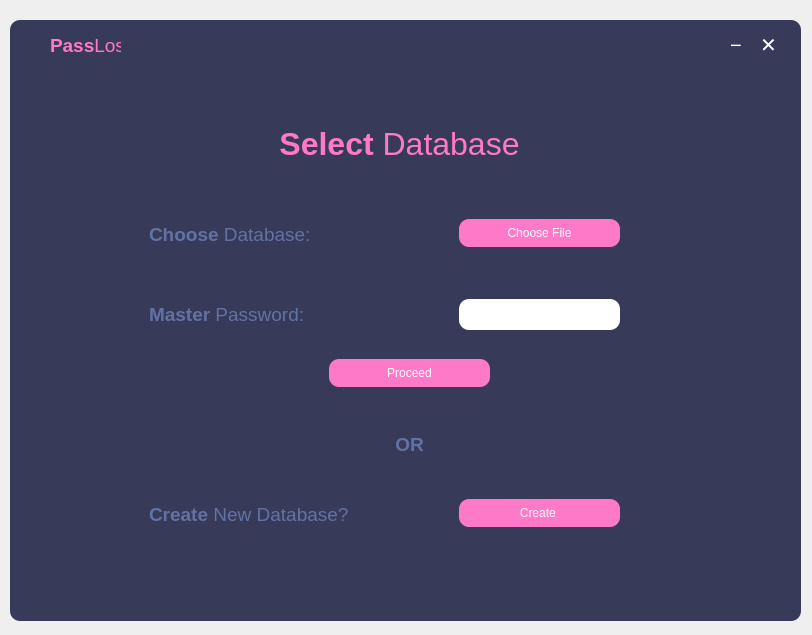
<?xml version="1.0" encoding="UTF-8"?>
<ui version="4.0">
 <class>MainWindow</class>
 <widget class="QMainWindow" name="MainWindow">
  <property name="geometry">
   <rect>
    <x>0</x>
    <y>0</y>
    <width>812</width>
    <height>635</height>
   </rect>
  </property>
  <property name="windowTitle">
   <string>MainWindow</string>
  </property>
  <widget class="QWidget" name="centralwidget">
   <widget class="QFrame" name="frame">
    <property name="geometry">
     <rect>
      <x>10</x>
      <y>40</y>
      <width>791</width>
      <height>581</height>
     </rect>
    </property>
    <property name="styleSheet">
     <string notr="true">
border-radius: 10px;


background-color: rgb(56, 58, 89)</string>
    </property>
    <property name="frameShape">
     <enum>QFrame::StyledPanel</enum>
    </property>
    <property name="frameShadow">
     <enum>QFrame::Raised</enum>
    </property>
    <layout class="QVBoxLayout" name="verticalLayout_2">
     <item>
      <widget class="QStackedWidget" name="stacked_wid">
       <property name="currentIndex">
        <number>0</number>
       </property>
       <widget class="QWidget" name="opendb_page">
        <widget class="QLabel" name="heading_page1">
         <property name="geometry">
          <rect>
           <x>0</x>
           <y>70</y>
           <width>761</width>
           <height>51</height>
          </rect>
         </property>
         <property name="font">
          <font>
           <pointsize>24</pointsize>
          </font>
         </property>
         <property name="styleSheet">
          <string notr="true">color: rgb(254, 121, 199)</string>
         </property>
         <property name="text">
          <string>&lt;strong&gt;Select&lt;/strong&gt; Database</string>
         </property>
         <property name="alignment">
          <set>Qt::AlignCenter</set>
         </property>
        </widget>
        <widget class="QLabel" name="choosedb_label">
         <property name="geometry">
          <rect>
           <x>130</x>
           <y>160</y>
           <width>261</width>
           <height>51</height>
          </rect>
         </property>
         <property name="font">
          <font>
           <pointsize>14</pointsize>
          </font>
         </property>
         <property name="styleSheet">
          <string notr="true">color: rgb(98, 114, 164);</string>
         </property>
         <property name="text">
          <string>&lt;html&gt;&lt;head/&gt;&lt;body&gt;&lt;p&gt;&lt;span style=&quot; font-weight:600;&quot;&gt;Choose&lt;/span&gt; Database:&lt;/p&gt;&lt;/body&gt;&lt;/html&gt;</string>
         </property>
         <property name="alignment">
          <set>Qt::AlignLeading|Qt::AlignLeft|Qt::AlignVCenter</set>
         </property>
        </widget>
        <widget class="QPushButton" name="choosefile_btn">
         <property name="geometry">
          <rect>
           <x>440</x>
           <y>170</y>
           <width>161</width>
           <height>28</height>
          </rect>
         </property>
         <property name="font">
          <font/>
         </property>
         <property name="styleSheet">
          <string notr="true">QPushButton{
	background-color: rgb(254, 121, 199);
	color: white;
	border-radius: 10px;
}
QPushButton:hover{
	background-color: white;
	color: rgb(254, 121, 199);
}
QPushButton:pressed{
	background-color: rgb(254, 121, 199);
	color: white;	
}</string>
         </property>
         <property name="text">
          <string>Choose File</string>
         </property>
        </widget>
        <widget class="QLabel" name="masterpw_label">
         <property name="geometry">
          <rect>
           <x>130</x>
           <y>240</y>
           <width>261</width>
           <height>51</height>
          </rect>
         </property>
         <property name="font">
          <font>
           <pointsize>14</pointsize>
          </font>
         </property>
         <property name="styleSheet">
          <string notr="true">color: rgb(98, 114, 164);</string>
         </property>
         <property name="text">
          <string>&lt;html&gt;&lt;head/&gt;&lt;body&gt;&lt;p&gt;&lt;span style=&quot; font-weight:600;&quot;&gt;Master&lt;/span&gt; Password:&lt;/p&gt;&lt;/body&gt;&lt;/html&gt;</string>
         </property>
         <property name="alignment">
          <set>Qt::AlignLeading|Qt::AlignLeft|Qt::AlignVCenter</set>
         </property>
        </widget>
        <widget class="QLineEdit" name="massterpw_entry">
         <property name="geometry">
          <rect>
           <x>440</x>
           <y>250</y>
           <width>161</width>
           <height>31</height>
          </rect>
         </property>
         <property name="font">
          <font/>
         </property>
         <property name="styleSheet">
          <string notr="true">QLineEdit{
	background-color: white;
	border-radius: 10px;
	padding: 5px;
}
QLineEdit:hover{
	border: 2px solid rgb(254, 121, 199);
	padding: 5px;
	border-radius: 10px;
}
QLineEdit:focus{
	border: 2px solid rgb(254, 121, 199);
	padding: 5px;
	border-radius: 10px;
}
</string>
         </property>
         <property name="text">
          <string/>
         </property>
         <property name="echoMode">
          <enum>QLineEdit::Password</enum>
         </property>
        </widget>
        <widget class="QLabel" name="or_label">
         <property name="geometry">
          <rect>
           <x>260</x>
           <y>370</y>
           <width>261</width>
           <height>51</height>
          </rect>
         </property>
         <property name="font">
          <font>
           <pointsize>14</pointsize>
          </font>
         </property>
         <property name="styleSheet">
          <string notr="true">color: rgb(98, 114, 164);</string>
         </property>
         <property name="text">
          <string>&lt;html&gt;&lt;head/&gt;&lt;body&gt;&lt;p&gt;&lt;span style=&quot; font-weight:600;&quot;&gt;OR&lt;/span&gt;&lt;/p&gt;&lt;/body&gt;&lt;/html&gt;</string>
         </property>
         <property name="alignment">
          <set>Qt::AlignCenter</set>
         </property>
        </widget>
        <widget class="QLabel" name="newdb_label">
         <property name="geometry">
          <rect>
           <x>130</x>
           <y>440</y>
           <width>261</width>
           <height>51</height>
          </rect>
         </property>
         <property name="font">
          <font>
           <pointsize>14</pointsize>
          </font>
         </property>
         <property name="styleSheet">
          <string notr="true">color: rgb(98, 114, 164);</string>
         </property>
         <property name="text">
          <string>&lt;html&gt;&lt;head/&gt;&lt;body&gt;&lt;p&gt;&lt;span style=&quot; font-weight:600;&quot;&gt;Create&lt;/span&gt; New Database?&lt;/p&gt;&lt;/body&gt;&lt;/html&gt;</string>
         </property>
         <property name="alignment">
          <set>Qt::AlignLeading|Qt::AlignLeft|Qt::AlignVCenter</set>
         </property>
        </widget>
        <widget class="QPushButton" name="create_btn">
         <property name="geometry">
          <rect>
           <x>440</x>
           <y>450</y>
           <width>161</width>
           <height>28</height>
          </rect>
         </property>
         <property name="font">
          <font/>
         </property>
         <property name="styleSheet">
          <string notr="true">QPushButton{
	background-color: rgb(254, 121, 199);
	color: white;
	border-radius: 10px;
}
QPushButton:hover{
	background-color: white;
	color: rgb(254, 121, 199);
}
QPushButton:pressed{
	background-color: rgb(254, 121, 199);
	color: white;	
}</string>
         </property>
         <property name="text">
          <string>Create </string>
         </property>
        </widget>
        <widget class="QPushButton" name="proceed_btn">
         <property name="geometry">
          <rect>
           <x>310</x>
           <y>310</y>
           <width>161</width>
           <height>28</height>
          </rect>
         </property>
         <property name="font">
          <font/>
         </property>
         <property name="styleSheet">
          <string notr="true">QPushButton{
	background-color: rgb(254, 121, 199);
	color: white;
	border-radius: 10px;
}
QPushButton:hover{
	background-color: white;
	color: rgb(254, 121, 199);
}
QPushButton:pressed{
	background-color: rgb(254, 121, 199);
	color: white;	
}</string>
         </property>
         <property name="text">
          <string>Proceed</string>
         </property>
        </widget>
       </widget>
       <widget class="QWidget" name="createdb_page">
        <widget class="QLabel" name="heading_page2">
         <property name="geometry">
          <rect>
           <x>-10</x>
           <y>70</y>
           <width>781</width>
           <height>51</height>
          </rect>
         </property>
         <property name="font">
          <font>
           <pointsize>24</pointsize>
          </font>
         </property>
         <property name="styleSheet">
          <string notr="true">color: rgb(254, 121, 199)</string>
         </property>
         <property name="text">
          <string>&lt;html&gt;&lt;head/&gt;&lt;body&gt;&lt;p&gt;&lt;span style=&quot; font-weight:600;&quot;&gt;Create&lt;/span&gt; Database&lt;/p&gt;&lt;/body&gt;&lt;/html&gt;</string>
         </property>
         <property name="alignment">
          <set>Qt::AlignCenter</set>
         </property>
        </widget>
        <widget class="QLabel" name="choosepath_label">
         <property name="geometry">
          <rect>
           <x>130</x>
           <y>160</y>
           <width>261</width>
           <height>51</height>
          </rect>
         </property>
         <property name="font">
          <font>
           <pointsize>14</pointsize>
          </font>
         </property>
         <property name="styleSheet">
          <string notr="true">color: rgb(98, 114, 164);</string>
         </property>
         <property name="text">
          <string>&lt;html&gt;&lt;head/&gt;&lt;body&gt;&lt;p&gt;&lt;span style=&quot; font-weight:600;&quot;&gt;Choose&lt;/span&gt; Path:&lt;/p&gt;&lt;/body&gt;&lt;/html&gt;</string>
         </property>
         <property name="alignment">
          <set>Qt::AlignLeading|Qt::AlignLeft|Qt::AlignVCenter</set>
         </property>
        </widget>
        <widget class="QPushButton" name="choosepath_btn">
         <property name="geometry">
          <rect>
           <x>440</x>
           <y>170</y>
           <width>161</width>
           <height>28</height>
          </rect>
         </property>
         <property name="font">
          <font/>
         </property>
         <property name="styleSheet">
          <string notr="true">QPushButton{
	background-color: rgb(254, 121, 199);
	color: white;
	border-radius: 10px;
}
QPushButton:hover{
	background-color: white;
	color: rgb(254, 121, 199);
}
QPushButton:pressed{
	background-color: rgb(254, 121, 199);
	color: white;	
}</string>
         </property>
         <property name="text">
          <string>Choose</string>
         </property>
        </widget>
        <widget class="QLabel" name="masterpw_lbl">
         <property name="geometry">
          <rect>
           <x>130</x>
           <y>240</y>
           <width>261</width>
           <height>51</height>
          </rect>
         </property>
         <property name="font">
          <font>
           <pointsize>14</pointsize>
          </font>
         </property>
         <property name="styleSheet">
          <string notr="true">color: rgb(98, 114, 164);</string>
         </property>
         <property name="text">
          <string>&lt;html&gt;&lt;head/&gt;&lt;body&gt;&lt;p&gt;&lt;span style=&quot; font-weight:600;&quot;&gt;Master&lt;/span&gt; Password: &lt;/p&gt;&lt;/body&gt;&lt;/html&gt;</string>
         </property>
         <property name="alignment">
          <set>Qt::AlignLeading|Qt::AlignLeft|Qt::AlignVCenter</set>
         </property>
        </widget>
        <widget class="QLineEdit" name="masterpw2_entry">
         <property name="geometry">
          <rect>
           <x>440</x>
           <y>250</y>
           <width>161</width>
           <height>31</height>
          </rect>
         </property>
         <property name="font">
          <font/>
         </property>
         <property name="styleSheet">
          <string notr="true">QLineEdit{
	background-color: white;
	border-radius: 10px;
	padding: 5px;
}
QLineEdit:hover{
	border: 2px solid rgb(254, 121, 199);
	padding: 5px;
	border-radius: 10px;
}
QLineEdit:focus{
	border: 2px solid rgb(254, 121, 199);
	padding: 5px;
	border-radius: 10px;
}
</string>
         </property>
         <property name="text">
          <string/>
         </property>
         <property name="echoMode">
          <enum>QLineEdit::Password</enum>
         </property>
        </widget>
        <widget class="QLabel" name="confirmmasterpw_label">
         <property name="geometry">
          <rect>
           <x>130</x>
           <y>320</y>
           <width>281</width>
           <height>51</height>
          </rect>
         </property>
         <property name="font">
          <font>
           <pointsize>14</pointsize>
          </font>
         </property>
         <property name="styleSheet">
          <string notr="true">color: rgb(98, 114, 164);</string>
         </property>
         <property name="text">
          <string>&lt;html&gt;&lt;head/&gt;&lt;body&gt;&lt;p&gt;&lt;span style=&quot; font-weight:600;&quot;&gt;Confirm&lt;/span&gt; Master Password: &lt;/p&gt;&lt;/body&gt;&lt;/html&gt;</string>
         </property>
         <property name="alignment">
          <set>Qt::AlignLeading|Qt::AlignLeft|Qt::AlignVCenter</set>
         </property>
        </widget>
        <widget class="QLineEdit" name="confirmmasterpw2_entry">
         <property name="geometry">
          <rect>
           <x>440</x>
           <y>330</y>
           <width>161</width>
           <height>31</height>
          </rect>
         </property>
         <property name="font">
          <font/>
         </property>
         <property name="styleSheet">
          <string notr="true">QLineEdit{
	background-color: white;
	border-radius: 10px;
	padding: 5px;
}
QLineEdit:hover{
	border: 2px solid rgb(254, 121, 199);
	padding: 5px;
	border-radius: 10px;
}
QLineEdit:focus{
	border: 2px solid rgb(254, 121, 199);
	padding: 5px;
	border-radius: 10px;
}
</string>
         </property>
         <property name="text">
          <string/>
         </property>
         <property name="echoMode">
          <enum>QLineEdit::Password</enum>
         </property>
        </widget>
        <widget class="QPushButton" name="createdb_btn_2">
         <property name="geometry">
          <rect>
           <x>390</x>
           <y>430</y>
           <width>161</width>
           <height>28</height>
          </rect>
         </property>
         <property name="font">
          <font/>
         </property>
         <property name="styleSheet">
          <string notr="true">QPushButton{
	background-color: rgb(254, 121, 199);
	color: white;
	border-radius: 10px;
}
QPushButton:hover{
	background-color: white;
	color: rgb(254, 121, 199);
}
QPushButton:pressed{
	background-color: rgb(254, 121, 199);
	color: white;	
}</string>
         </property>
         <property name="text">
          <string>Create Database</string>
         </property>
        </widget>
        <widget class="QPushButton" name="back_btn">
         <property name="enabled">
          <bool>true</bool>
         </property>
         <property name="geometry">
          <rect>
           <x>190</x>
           <y>430</y>
           <width>161</width>
           <height>28</height>
          </rect>
         </property>
         <property name="font">
          <font/>
         </property>
         <property name="styleSheet">
          <string notr="true">QPushButton{
	background-color: rgb(254, 121, 199);
	color: white;
	border-radius: 10px;
}
QPushButton:hover{
	background-color: white;
	color: rgb(254, 121, 199);
}
QPushButton:pressed{
	background-color: rgb(254, 121, 199);
	color: white;	
}</string>
         </property>
         <property name="text">
          <string>Back</string>
         </property>
        </widget>
       </widget>
       <widget class="QWidget" name="display_page">
        <property name="autoFillBackground">
         <bool>false</bool>
        </property>
        <widget class="QTableWidget" name="table">
         <property name="geometry">
          <rect>
           <x>-10</x>
           <y>60</y>
           <width>771</width>
           <height>421</height>
          </rect>
         </property>
         <property name="styleSheet">
          <string notr="true">QHeaderView::section {
    background-color: white;
    font-size: 14pt;
    color: rgb(254, 121, 199);
}
QTableWidget::item{
	background-color: white;
	color: rgb(254, 121, 199);
	padding: 10px
}</string>
         </property>
         <attribute name="horizontalHeaderCascadingSectionResizes">
          <bool>false</bool>
         </attribute>
         <attribute name="horizontalHeaderShowSortIndicator" stdset="0">
          <bool>true</bool>
         </attribute>
         <attribute name="horizontalHeaderStretchLastSection">
          <bool>false</bool>
         </attribute>
         <attribute name="verticalHeaderCascadingSectionResizes">
          <bool>false</bool>
         </attribute>
         <attribute name="verticalHeaderStretchLastSection">
          <bool>false</bool>
         </attribute>
         <row>
          <property name="text">
           <string/>
          </property>
         </row>
        </widget>
        <widget class="QPushButton" name="back2_btn2">
         <property name="geometry">
          <rect>
           <x>170</x>
           <y>520</y>
           <width>161</width>
           <height>28</height>
          </rect>
         </property>
         <property name="font">
          <font/>
         </property>
         <property name="styleSheet">
          <string notr="true">QPushButton{
	background-color: rgb(254, 121, 199);
	color: white;
	border-radius: 10px;
}
QPushButton:hover{
	background-color: white;
	color: rgb(254, 121, 199);
}
QPushButton:pressed{
	background-color: rgb(254, 121, 199);
	color: white;	
}</string>
         </property>
         <property name="text">
          <string>Back</string>
         </property>
        </widget>
        <widget class="QPushButton" name="add_btn">
         <property name="geometry">
          <rect>
           <x>400</x>
           <y>520</y>
           <width>161</width>
           <height>28</height>
          </rect>
         </property>
         <property name="font">
          <font/>
         </property>
         <property name="styleSheet">
          <string notr="true">QPushButton{
	background-color: rgb(254, 121, 199);
	color: white;
	border-radius: 10px;
}
QPushButton:hover{
	background-color: white;
	color: rgb(254, 121, 199);
}
QPushButton:pressed{
	background-color: rgb(254, 121, 199);
	color: white;	
}</string>
         </property>
         <property name="text">
          <string>Add</string>
         </property>
        </widget>
       </widget>
       <widget class="QWidget" name="addnew_page">
        <widget class="QLabel" name="heading_page_4">
         <property name="geometry">
          <rect>
           <x>-10</x>
           <y>70</y>
           <width>771</width>
           <height>51</height>
          </rect>
         </property>
         <property name="font">
          <font>
           <pointsize>24</pointsize>
          </font>
         </property>
         <property name="styleSheet">
          <string notr="true">color: rgb(254, 121, 199)</string>
         </property>
         <property name="text">
          <string>&lt;html&gt;&lt;head/&gt;&lt;body&gt;&lt;p&gt;&lt;span style=&quot; font-weight:600;&quot;&gt;Add&lt;/span&gt; New&lt;/p&gt;&lt;/body&gt;&lt;/html&gt;</string>
         </property>
         <property name="alignment">
          <set>Qt::AlignCenter</set>
         </property>
        </widget>
        <widget class="QLineEdit" name="username_entry">
         <property name="geometry">
          <rect>
           <x>440</x>
           <y>170</y>
           <width>161</width>
           <height>31</height>
          </rect>
         </property>
         <property name="font">
          <font/>
         </property>
         <property name="styleSheet">
          <string notr="true">QLineEdit{
	background-color: white;
	border-radius: 10px;
	padding: 5px;
}
QLineEdit:hover{
	border: 2px solid rgb(254, 121, 199);
	padding: 5px;
	border-radius: 10px;
}
QLineEdit:focus{
	border: 2px solid rgb(254, 121, 199);
	padding: 5px;
	border-radius: 10px;
}
</string>
         </property>
         <property name="inputMask">
          <string/>
         </property>
         <property name="text">
          <string/>
         </property>
         <property name="echoMode">
          <enum>QLineEdit::Normal</enum>
         </property>
         <property name="placeholderText">
          <string>johndave12</string>
         </property>
         <property name="cursorMoveStyle">
          <enum>Qt::LogicalMoveStyle</enum>
         </property>
        </widget>
        <widget class="QLabel" name="username_label">
         <property name="geometry">
          <rect>
           <x>130</x>
           <y>160</y>
           <width>261</width>
           <height>51</height>
          </rect>
         </property>
         <property name="font">
          <font>
           <pointsize>14</pointsize>
          </font>
         </property>
         <property name="styleSheet">
          <string notr="true">color: rgb(98, 114, 164);</string>
         </property>
         <property name="text">
          <string>&lt;html&gt;&lt;head/&gt;&lt;body&gt;&lt;p&gt;&lt;span style=&quot; font-weight:600;&quot;&gt;Username&lt;/span&gt;:&lt;/p&gt;&lt;/body&gt;&lt;/html&gt;</string>
         </property>
         <property name="alignment">
          <set>Qt::AlignLeading|Qt::AlignLeft|Qt::AlignVCenter</set>
         </property>
        </widget>
        <widget class="QLineEdit" name="pw_entry">
         <property name="geometry">
          <rect>
           <x>440</x>
           <y>250</y>
           <width>161</width>
           <height>31</height>
          </rect>
         </property>
         <property name="font">
          <font/>
         </property>
         <property name="styleSheet">
          <string notr="true">QLineEdit{
	background-color: white;
	border-radius: 10px;
	padding: 5px;
}
QLineEdit:hover{
	border: 2px solid rgb(254, 121, 199);
	padding: 5px;
	border-radius: 10px;
}
QLineEdit:focus{
	border: 2px solid rgb(254, 121, 199);
	padding: 5px;
	border-radius: 10px;
}
</string>
         </property>
         <property name="text">
          <string/>
         </property>
         <property name="echoMode">
          <enum>QLineEdit::Password</enum>
         </property>
         <property name="placeholderText">
          <string/>
         </property>
        </widget>
        <widget class="QLabel" name="pw_label">
         <property name="geometry">
          <rect>
           <x>130</x>
           <y>240</y>
           <width>261</width>
           <height>51</height>
          </rect>
         </property>
         <property name="font">
          <font>
           <pointsize>14</pointsize>
          </font>
         </property>
         <property name="styleSheet">
          <string notr="true">color: rgb(98, 114, 164);</string>
         </property>
         <property name="text">
          <string>&lt;html&gt;&lt;head/&gt;&lt;body&gt;&lt;p&gt;&lt;span style=&quot; font-weight:600;&quot;&gt;Password&lt;/span&gt;:&lt;/p&gt;&lt;/body&gt;&lt;/html&gt;</string>
         </property>
         <property name="alignment">
          <set>Qt::AlignLeading|Qt::AlignLeft|Qt::AlignVCenter</set>
         </property>
        </widget>
        <widget class="QLineEdit" name="confrimpw_entry">
         <property name="geometry">
          <rect>
           <x>440</x>
           <y>330</y>
           <width>161</width>
           <height>31</height>
          </rect>
         </property>
         <property name="font">
          <font/>
         </property>
         <property name="styleSheet">
          <string notr="true">QLineEdit{
	background-color: white;
	border-radius: 10px;
	padding: 5px;
}
QLineEdit:hover{
	border: 2px solid rgb(254, 121, 199);
	padding: 5px;
	border-radius: 10px;
}
QLineEdit:focus{
	border: 2px solid rgb(254, 121, 199);
	padding: 5px;
	border-radius: 10px;
}
</string>
         </property>
         <property name="text">
          <string/>
         </property>
         <property name="echoMode">
          <enum>QLineEdit::Password</enum>
         </property>
        </widget>
        <widget class="QLabel" name="confirmpw_label">
         <property name="geometry">
          <rect>
           <x>130</x>
           <y>320</y>
           <width>261</width>
           <height>51</height>
          </rect>
         </property>
         <property name="font">
          <font>
           <pointsize>14</pointsize>
          </font>
         </property>
         <property name="styleSheet">
          <string notr="true">color: rgb(98, 114, 164);</string>
         </property>
         <property name="text">
          <string>&lt;html&gt;&lt;head/&gt;&lt;body&gt;&lt;p&gt;&lt;span style=&quot; font-weight:600;&quot;&gt;Confirm&lt;/span&gt; Password:&lt;/p&gt;&lt;/body&gt;&lt;/html&gt;</string>
         </property>
         <property name="alignment">
          <set>Qt::AlignLeading|Qt::AlignLeft|Qt::AlignVCenter</set>
         </property>
        </widget>
        <widget class="QLineEdit" name="url_entry">
         <property name="geometry">
          <rect>
           <x>440</x>
           <y>410</y>
           <width>161</width>
           <height>31</height>
          </rect>
         </property>
         <property name="font">
          <font/>
         </property>
         <property name="styleSheet">
          <string notr="true">QLineEdit{
	background-color: white;
	border-radius: 10px;
	padding: 5px;
}
QLineEdit:hover{
	border: 2px solid rgb(254, 121, 199);
	padding: 5px;
	border-radius: 10px;
}
QLineEdit:focus{
	border: 2px solid rgb(254, 121, 199);
	padding: 5px;
	border-radius: 10px;
}
</string>
         </property>
         <property name="text">
          <string/>
         </property>
         <property name="echoMode">
          <enum>QLineEdit::Normal</enum>
         </property>
         <property name="dragEnabled">
          <bool>false</bool>
         </property>
         <property name="placeholderText">
          <string>instagram.com</string>
         </property>
         <property name="cursorMoveStyle">
          <enum>Qt::LogicalMoveStyle</enum>
         </property>
        </widget>
        <widget class="QLabel" name="url_lbl">
         <property name="geometry">
          <rect>
           <x>130</x>
           <y>400</y>
           <width>261</width>
           <height>51</height>
          </rect>
         </property>
         <property name="font">
          <font>
           <pointsize>14</pointsize>
          </font>
         </property>
         <property name="styleSheet">
          <string notr="true">color: rgb(98, 114, 164);</string>
         </property>
         <property name="text">
          <string>&lt;html&gt;&lt;head/&gt;&lt;body&gt;&lt;p&gt;&lt;span style=&quot; font-weight:600;&quot;&gt;URL&lt;/span&gt;/Link:&lt;/p&gt;&lt;/body&gt;&lt;/html&gt;</string>
         </property>
         <property name="alignment">
          <set>Qt::AlignLeading|Qt::AlignLeft|Qt::AlignVCenter</set>
         </property>
        </widget>
        <widget class="QPushButton" name="submit_btn">
         <property name="geometry">
          <rect>
           <x>400</x>
           <y>490</y>
           <width>161</width>
           <height>28</height>
          </rect>
         </property>
         <property name="font">
          <font/>
         </property>
         <property name="styleSheet">
          <string notr="true">QPushButton{
	background-color: rgb(254, 121, 199);
	color: white;
	border-radius: 10px;
}
QPushButton:hover{
	background-color: white;
	color: rgb(254, 121, 199);
}
QPushButton:pressed{
	background-color: rgb(254, 121, 199);
	color: white;	
}</string>
         </property>
         <property name="text">
          <string>Submit</string>
         </property>
        </widget>
        <widget class="QPushButton" name="back_btn3">
         <property name="geometry">
          <rect>
           <x>200</x>
           <y>490</y>
           <width>161</width>
           <height>28</height>
          </rect>
         </property>
         <property name="font">
          <font/>
         </property>
         <property name="styleSheet">
          <string notr="true">QPushButton{
	background-color: rgb(254, 121, 199);
	color: white;
	border-radius: 10px;
}
QPushButton:hover{
	background-color: white;
	color: rgb(254, 121, 199);
}
QPushButton:pressed{
	background-color: rgb(254, 121, 199);
	color: white;	
}</string>
         </property>
         <property name="text">
          <string>Back</string>
         </property>
        </widget>
       </widget>
      </widget>
     </item>
    </layout>
   </widget>
   <widget class="QFrame" name="close_panel">
    <property name="geometry">
     <rect>
      <x>10</x>
      <y>20</y>
      <width>791</width>
      <height>41</height>
     </rect>
    </property>
    <property name="styleSheet">
     <string notr="true">QFrame{
	background-color: rgb(56, 58, 89);
	border-radius: 10px
}</string>
    </property>
    <property name="frameShape">
     <enum>QFrame::StyledPanel</enum>
    </property>
    <property name="frameShadow">
     <enum>QFrame::Raised</enum>
    </property>
    <widget class="QLabel" name="close_lbl">
     <property name="geometry">
      <rect>
       <x>750</x>
       <y>10</y>
       <width>21</width>
       <height>31</height>
      </rect>
     </property>
     <property name="font">
      <font>
       <pointsize>15</pointsize>
      </font>
     </property>
     <property name="styleSheet">
      <string notr="true">QLabel{
color: white;
}
QLabel:hover{
color: rgb(254, 121, 199);
}</string>
     </property>
     <property name="text">
      <string>&lt;p&gt;&amp;#x2715;&lt;/p&gt;</string>
     </property>
    </widget>
    <widget class="QLabel" name="min_lbl">
     <property name="geometry">
      <rect>
       <x>720</x>
       <y>10</y>
       <width>21</width>
       <height>31</height>
      </rect>
     </property>
     <property name="font">
      <font>
       <pointsize>15</pointsize>
      </font>
     </property>
     <property name="styleSheet">
      <string notr="true">QLabel{
color: white;
}
QLabel:hover{
color: rgb(254, 121, 199);
}</string>
     </property>
     <property name="text">
      <string>&lt;p&gt;&amp;minus;&lt;/p&gt;</string>
     </property>
    </widget>
    <widget class="QLabel" name="title_lbl">
     <property name="geometry">
      <rect>
       <x>40</x>
       <y>10</y>
       <width>71</width>
       <height>31</height>
      </rect>
     </property>
     <property name="font">
      <font>
       <pointsize>14</pointsize>
      </font>
     </property>
     <property name="text">
      <string>&lt;html&gt;&lt;head/&gt;&lt;body&gt;&lt;p&gt;&lt;span style=&quot; font-weight:600; color:#fe79c7;&quot;&gt;Pass&lt;/span&gt;&lt;span style=&quot; color:#fe79c7;&quot;&gt;Lost&lt;/span&gt;&lt;/p&gt;&lt;/body&gt;&lt;/html&gt;</string>
     </property>
    </widget>
   </widget>
  </widget>
 </widget>
 <resources/>
 <connections/>
</ui>
